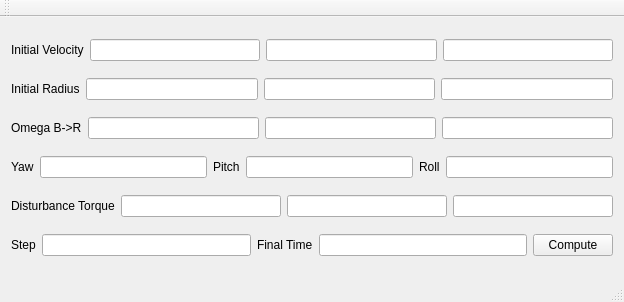
<?xml version="1.0" encoding="UTF-8"?>
<ui version="4.0">
 <class>MainWindow</class>
 <widget class="QMainWindow" name="MainWindow">
  <property name="geometry">
   <rect>
    <x>0</x>
    <y>0</y>
    <width>624</width>
    <height>302</height>
   </rect>
  </property>
  <property name="windowTitle">
   <string>MainWindow</string>
  </property>
  <widget class="QWidget" name="centralWidget">
   <layout class="QGridLayout" name="gridLayout">
    <item row="0" column="0">
     <layout class="QHBoxLayout" name="velocity_layout">
      <item>
       <widget class="QLabel" name="v_label">
        <property name="text">
         <string>Initial Velocity</string>
        </property>
       </widget>
      </item>
      <item>
       <widget class="QLineEdit" name="v_x"/>
      </item>
      <item>
       <widget class="QLineEdit" name="v_y"/>
      </item>
      <item>
       <widget class="QLineEdit" name="v_z"/>
      </item>
     </layout>
    </item>
    <item row="1" column="0">
     <layout class="QHBoxLayout" name="radius_layout">
      <item>
       <widget class="QLabel" name="r_label">
        <property name="text">
         <string>Initial Radius</string>
        </property>
       </widget>
      </item>
      <item>
       <widget class="QLineEdit" name="r_x"/>
      </item>
      <item>
       <widget class="QLineEdit" name="r_y"/>
      </item>
      <item>
       <widget class="QLineEdit" name="r_z"/>
      </item>
     </layout>
    </item>
    <item row="2" column="0">
     <layout class="QHBoxLayout" name="w_br_layout">
      <item>
       <widget class="QLabel" name="w_br_label">
        <property name="text">
         <string>Omega B-&gt;R</string>
        </property>
       </widget>
      </item>
      <item>
       <widget class="QLineEdit" name="w_br_x"/>
      </item>
      <item>
       <widget class="QLineEdit" name="w_br_y"/>
      </item>
      <item>
       <widget class="QLineEdit" name="w_br_z"/>
      </item>
     </layout>
    </item>
    <item row="3" column="0">
     <layout class="QHBoxLayout" name="angle_layout">
      <item>
       <widget class="QLabel" name="yaw_label">
        <property name="text">
         <string>Yaw</string>
        </property>
       </widget>
      </item>
      <item>
       <widget class="QLineEdit" name="yaw"/>
      </item>
      <item>
       <widget class="QLabel" name="pitch_label">
        <property name="text">
         <string>Pitch</string>
        </property>
       </widget>
      </item>
      <item>
       <widget class="QLineEdit" name="pitch"/>
      </item>
      <item>
       <widget class="QLabel" name="roll_label">
        <property name="text">
         <string>Roll</string>
        </property>
       </widget>
      </item>
      <item>
       <widget class="QLineEdit" name="roll"/>
      </item>
     </layout>
    </item>
    <item row="4" column="0">
     <layout class="QHBoxLayout" name="disturbance_torque_layout">
      <item>
       <widget class="QLabel" name="td_label">
        <property name="text">
         <string>Disturbance Torque</string>
        </property>
       </widget>
      </item>
      <item>
       <widget class="QLineEdit" name="td_x"/>
      </item>
      <item>
       <widget class="QLineEdit" name="td_y"/>
      </item>
      <item>
       <widget class="QLineEdit" name="td_z"/>
      </item>
     </layout>
    </item>
    <item row="5" column="0">
     <layout class="QHBoxLayout" name="misc_layout">
      <item>
       <widget class="QLabel" name="step_label">
        <property name="text">
         <string>Step</string>
        </property>
       </widget>
      </item>
      <item>
       <widget class="QLineEdit" name="step"/>
      </item>
      <item>
       <widget class="QLabel" name="time_label">
        <property name="text">
         <string>Final Time</string>
        </property>
       </widget>
      </item>
      <item>
       <widget class="QLineEdit" name="final_time"/>
      </item>
      <item>
       <widget class="QPushButton" name="compute">
        <property name="text">
         <string>Compute</string>
        </property>
       </widget>
      </item>
     </layout>
    </item>
   </layout>
  </widget>
  <widget class="QMenuBar" name="menuBar">
   <property name="geometry">
    <rect>
     <x>0</x>
     <y>0</y>
     <width>624</width>
     <height>21</height>
    </rect>
   </property>
  </widget>
  <widget class="QToolBar" name="mainToolBar">
   <attribute name="toolBarArea">
    <enum>TopToolBarArea</enum>
   </attribute>
   <attribute name="toolBarBreak">
    <bool>false</bool>
   </attribute>
  </widget>
  <widget class="QStatusBar" name="statusBar"/>
 </widget>
 <layoutdefault spacing="6" margin="11"/>
 <resources/>
 <connections/>
</ui>
